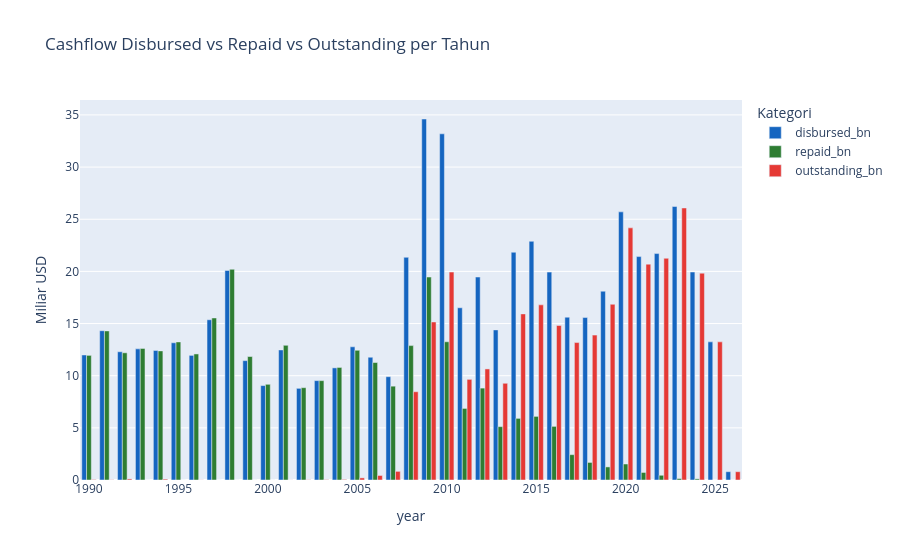

Source (notebook cell):
### Code cell
# 7. Bar Chart: Cashflow per Tahun
df_cash = qdb("""
    SELECT dt.year,
           ROUND(SUM(f.disbursed_amount)/1e9, 3) AS disbursed_bn,
           ROUND(SUM(f.repaid_amount)/1e9, 3)    AS repaid_bn,
           ROUND(SUM(f.due_amount)/1e9, 3)       AS outstanding_bn
    FROM fact_loans f
    JOIN dim_time dt ON f.approval_time_id = dt.time_id
    WHERE dt.year >= 1990
    GROUP BY dt.year
    ORDER BY dt.year
""")

fig7 = px.bar(
    df_cash, x="year", y=["disbursed_bn", "repaid_bn", "outstanding_bn"],
    barmode="group",
    title="Cashflow Disbursed vs Repaid vs Outstanding per Tahun",
    labels={"value": "Miliar USD", "variable": "Kategori"},
    color_discrete_sequence=["#1565c0", "#2e7d32", "#e53935"]
)
fig7.show()

### Figure 1 — Plotly figure (JSON) as saved in the notebook; plotly's stock layout.template omitted (floating-point values rounded to 4 significant figures)
{"data": [{"alignmentgroup": "True", "hovertemplate": "Kategori=disbursed_bn<br>year=%{x}<br>Miliar USD=%{y}<extra></extra>", "legendgroup": "disbursed_bn", "marker": {"color": "#1565c0", "pattern": {"shape": ""}}, "name": "disbursed_bn", "offsetgroup": "disbursed_bn", "orientation": "v", "showlegend": true, "textposition": "auto", "type": "bar", "x": [1990, 1991, 1992, 1993, 1994, 1995, 1996, 1997, 1998, 1999, 2000, 2001, 2002, 2003, 2004, 2005, 2006, 2007, 2008, 2009, 2010, 2011, 2012, 2013, 2014, 2015, 2016, 2017, 2018, 2019, 2020, 2021, 2022, 2023, 2024, 2025, 2026], "xaxis": "x", "y": [11.99, 14.31, 12.29, 12.57, 12.43, 13.16, 11.95, 15.37, 20.09, 11.44, 9.051, 12.47, 8.789, 9.528, 10.75, 12.77, 11.77, 9.905, 21.35, 34.61, 33.19, 16.51, 19.46, 14.39, 21.84, 22.89, 19.93, 15.61, 15.57, 18.1, 25.71, 21.42, 21.71, 26.22, 19.94, 13.24, 0.796], "yaxis": "y"}, {"alignmentgroup": "True", "hovertemplate": "Kategori=repaid_bn<br>year=%{x}<br>Miliar USD=%{y}<extra></extra>", "legendgroup": "repaid_bn", "marker": {"color": "#2e7d32", "pattern": {"shape": ""}}, "name": "repaid_bn", "offsetgroup": "repaid_bn", "orientation": "v", "showlegend": true, "textposition": "auto", "type": "bar", "x": [1990, 1991, 1992, 1993, 1994, 1995, 1996, 1997, 1998, 1999, 2000, 2001, 2002, 2003, 2004, 2005, 2006, 2007, 2008, 2009, 2010, 2011, 2012, 2013, 2014, 2015, 2016, 2017, 2018, 2019, 2020, 2021, 2022, 2023, 2024, 2025, 2026], "xaxis": "x", "y": [11.95, 14.29, 12.2, 12.62, 12.38, 13.24, 12.09, 15.53, 20.2, 11.84, 9.175, 12.91, 8.851, 9.527, 10.79, 12.43, 11.26, 8.996, 12.88, 19.46, 13.25, 6.862, 8.811, 5.117, 5.91, 6.099, 5.143, 2.43, 1.684, 1.255, 1.534, 0.723, 0.453, 0.139, 0.11, 0.0, 0.0], "yaxis": "y"}, {"alignmentgroup": "True", "hovertemplate": "Kategori=outstanding_bn<br>year=%{x}<br>Miliar USD=%{y}<extra></extra>", "legendgroup": "outstanding_bn", "marker": {"color": "#e53935", "pattern": {"shape": ""}}, "name": "outstanding_bn", "offsetgroup": "outstanding_bn", "orientation": "v", "showlegend": true, "textposition": "auto", "type": "bar", "x": [1990, 1991, 1992, 1993, 1994, 1995, 1996, 1997, 1998, 1999, 2000, 2001, 2002, 2003, 2004, 2005, 2006, 2007, 2008, 2009, 2010, 2011, 2012, 2013, 2014, 2015, 2016, 2017, 2018, 2019, 2020, 2021, 2022, 2023, 2024, 2025, 2026], "xaxis": "x", "y": [0.04, 0.02, 0.104, 0.0, 0.082, 0.0, 0.012, 0.0, 0.0, 0.0, 0.0, 0.007, 0.022, 0.031, 0.053, 0.203, 0.433, 0.828, 8.464, 15.15, 19.94, 9.649, 10.65, 9.273, 15.93, 16.79, 14.81, 13.18, 13.89, 16.85, 24.17, 20.7, 21.26, 26.08, 19.83, 13.24, 0.796], "yaxis": "y"}], "layout": {"barmode": "group", "legend": {"title": {"text": "Kategori"}, "tracegroupgap": 0}, "title": {"text": "Cashflow Disbursed vs Repaid vs Outstanding per Tahun"}, "xaxis": {"anchor": "y", "domain": [0, 1], "title": {"text": "year"}}, "yaxis": {"anchor": "x", "domain": [0, 1], "title": {"text": "Miliar USD"}}}}
